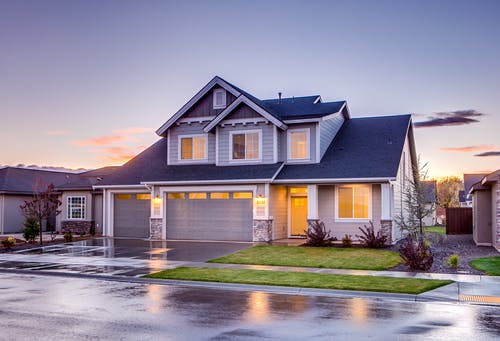
#> input picture Images/home.jpeg, 500 x 341 px
$ python image_edge_detection.py
#> lines starting #> are read from the running program, lines starting #| are printed output that depends on the picture
######################## Priteh Borad ##################################
import cv2
import numpy as np
flower = cv2.imread("Images/home.jpeg")
#> flower is the input picture: shape (341, 500, 3); mean B, G, R 153.9, 137.2, 145.9
#flower = cv2.resize(flower, (800,600))
filt = np.array([(0,0,-1,0,0),(0,-1,-2,-1,0),(-1,-2,16,-2,-1),(0,-1,-2,-1,0),(0,0,-1,0,0)])/25 #laplacian of guassian
#filt = np.array([(-1,-1,-1),(-1,8,-1),(-1,-1,-1)])/9  #simple edge detection
S = flower.shape
#> S = (341, 500, 3)
F = filt.shape
flowerGray = cv2.cvtColor(flower, cv2.COLOR_BGR2GRAY)
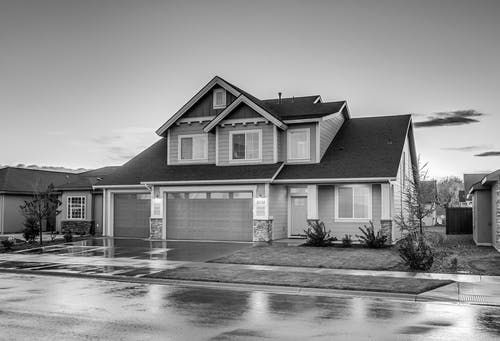
#> flowerGray: shape (341, 500); min 0, max 255, mean 141.7
flowerGray = cv2.convertScaleAbs(flowerGray, alpha=1.4 , beta=40)
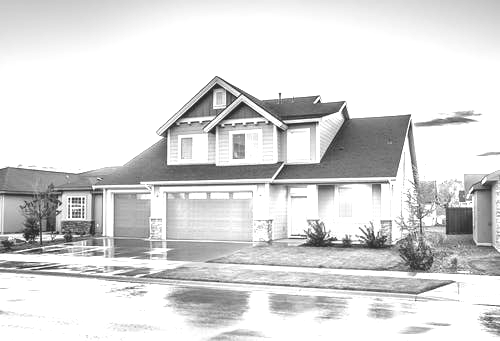
#> flowerGray: shape (341, 500); min 40, max 255, mean 217.2
cv2.imshow('original',flowerGray)
R = S[0]+F[0]-1
#> R = 345
C = S[1]+F[1]-1
#> C = 504
N = np.zeros((R,C))

for i in range(S[0]):
    for j in range(S[1]):
        N[i+1,j+1]=flowerGray[i,j]
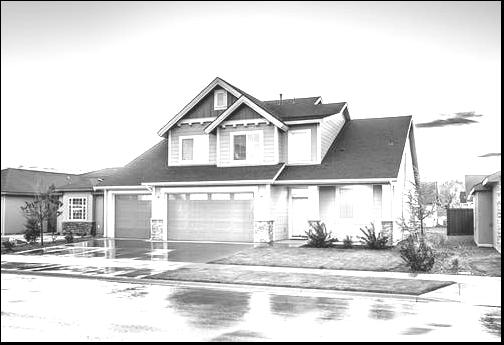
#> N: shape (345, 504) float64; min 0, max 255, mean 212.9

for i in range(S[0]):
    for j in range(S[1]):
        k = N[i:i+F[0],j:j+F[0]]
        k = np.sum(k*filt)
        flowerGray[i,j]=k
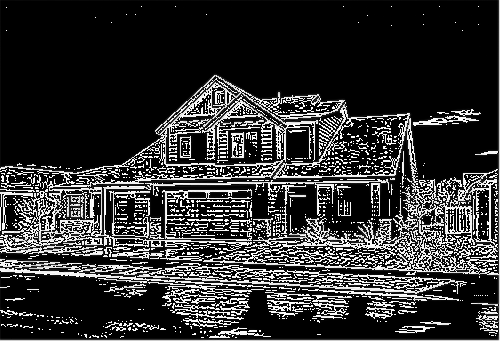
#> flowerGray: shape (341, 500); min 0, max 255, mean 50

cv2.imshow('edge',flowerGray)
#cv2.imwrite('Flowergaussian.jpg',flowerGray)
cv2.waitKey(0)
######################## Priteh Borad ##################################
